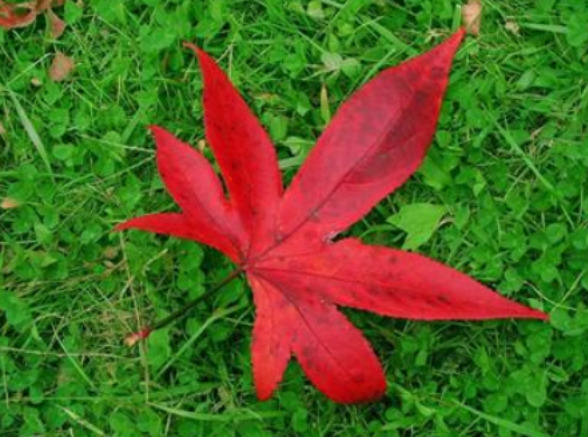
#> input picture Maple.jpeg, 588 x 437 px
$ python abstraction.py Maple.jpeg 3
#> lines starting #> are read from the running program, lines starting #| are printed output that depends on the picture
import numpy as np
import matplotlib.pyplot as plt
import cv2
import pickle
import sys

# Loading image as RGB
I = cv2.imread(sys.argv[1])
#> I is the input picture: shape (437, 588, 3); mean B, G, R 35.2, 99.1, 85.1
plt.subplot(1, 2, 1)
plt.imshow(cv2.cvtColor(I, cv2.COLOR_BGR2RGB))

# Parameters
m = 80
K = int(sys.argv[2])
N = I.shape[0]*I.shape[1]
#> N = 256956
S = ((N/K)**0.5)
#> S = 292.7

I = cv2.cvtColor(I, cv2.COLOR_BGR2Lab)
#> I: shape (437, 588, 3); mean of channels 0, 1, 2 110.7, 113.9, 165.4

# Creating the 5-tuple for clustering
LabXY = []
for i in range(I.shape[0]):
	for j in range(I.shape[1]):
		LabXY.append( np.concatenate((I[i, j], [(m/S)*i, (m/S)*j])).astype(np.float32))
#> after the loop, LabXY = 256956 items
LabXY = np.array(LabXY)

# Applying the kmeans clustering
criteria = (cv2.TERM_CRITERIA_EPS + cv2.TERM_CRITERIA_MAX_ITER, 10, 1.0)
flags = cv2.KMEANS_RANDOM_CENTERS
compactness, labels, centers = cv2.kmeans(LabXY, K, None, criteria, 10, flags)
#> compactness = 669725621.3; centers = [[107.2, 91.06, 166.7, 58.23, 128.6], [111, 92.16, 166.9, 59.74, 35.18], [115.3, 186.2, 161, 61.36, 87.36]]

# Output image construction
labels = labels.reshape((I.shape[0], I.shape[1]))
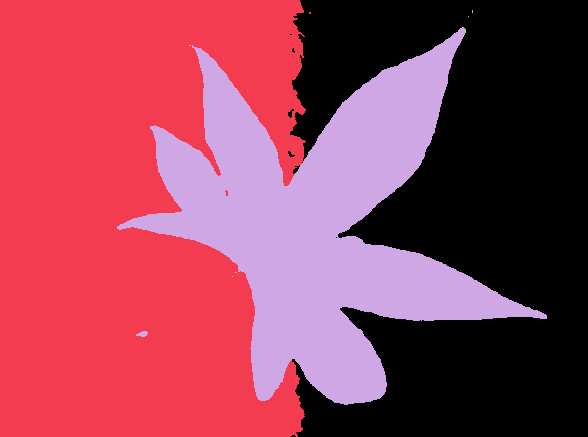
#> labels: shape (437, 588) int32; 3 distinct labels, from 0 to 2; one colour per label, 0 black
for i in range(I.shape[0]):
	for j in range(I.shape[1]):
		I[i, j] = centers[labels[i, j]][:3]
#> I: shape (437, 588, 3); mean of channels 0, 1, 2 110.1, 113.7, 164.6

plt.subplot(1, 2, 2)
I = cv2.cvtColor(I, cv2.COLOR_Lab2RGB)
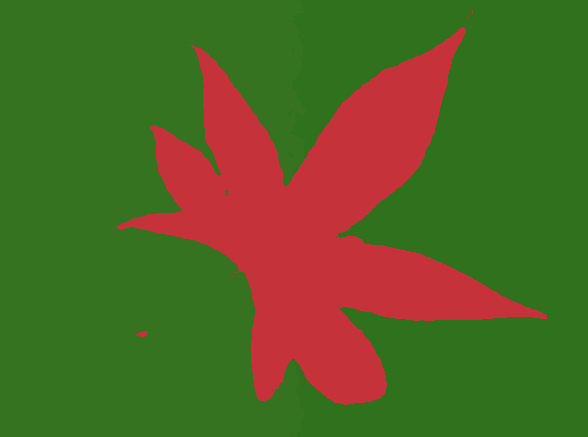
#> I: shape (437, 588, 3); mean R, G, B 85.7, 99, 37.6
plt.imshow(I)
plt.show()
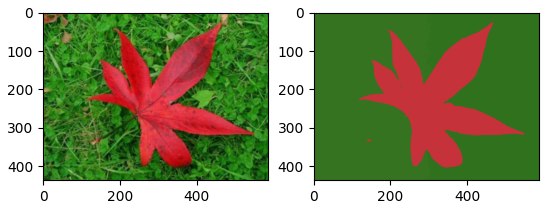
#> figure drawn by matplotlib, 2 panels

# Pickling the results
centers[:, 3:] = (S/m)*centers[:, 3:]
with open('centers.pkl', 'ab') as f:
	pickle.dump(centers, f)
with open('labels.pkl', 'ab') as f:
	pickle.dump(labels, f)
